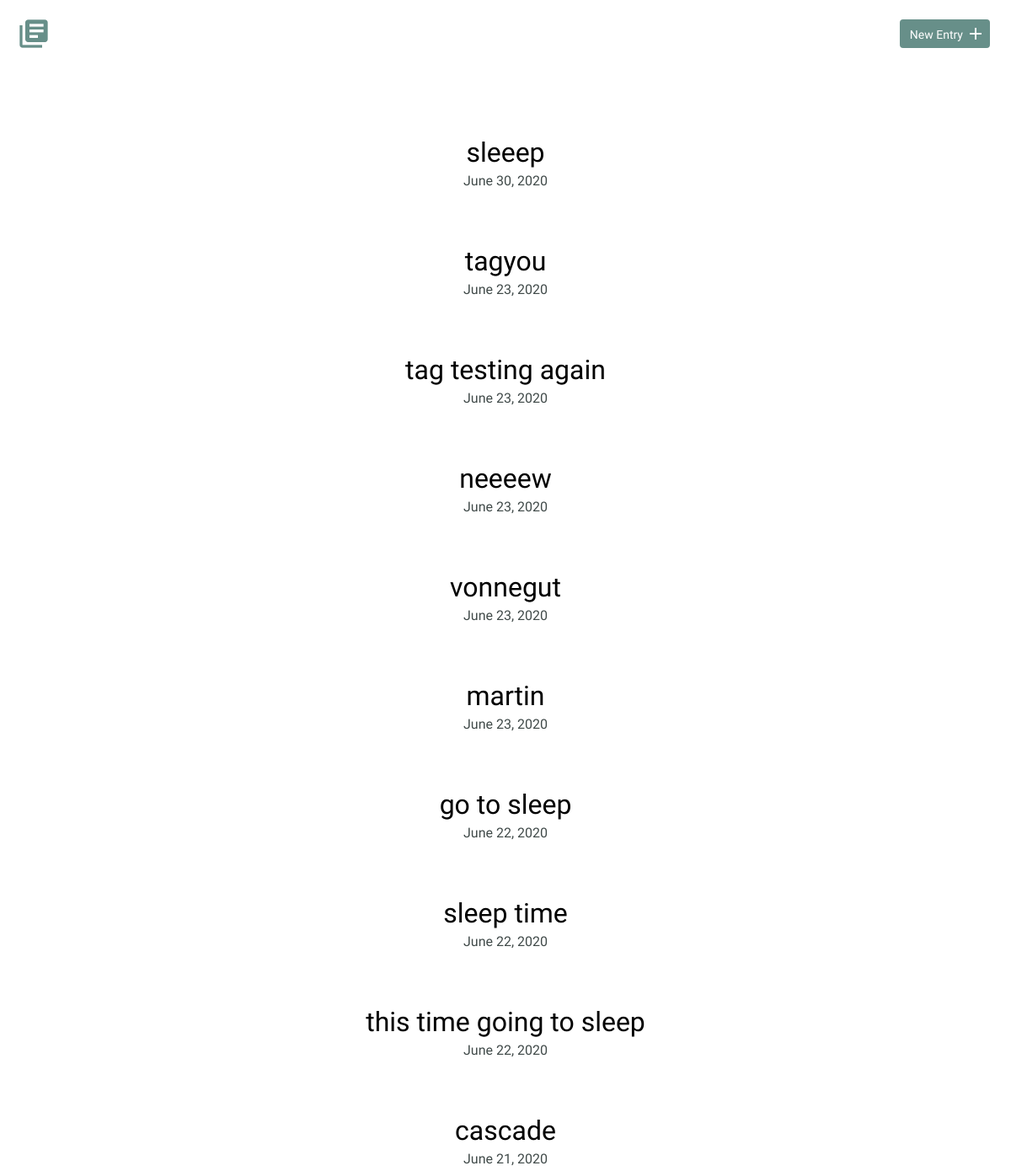
Before: / (upper part) with the older database file.
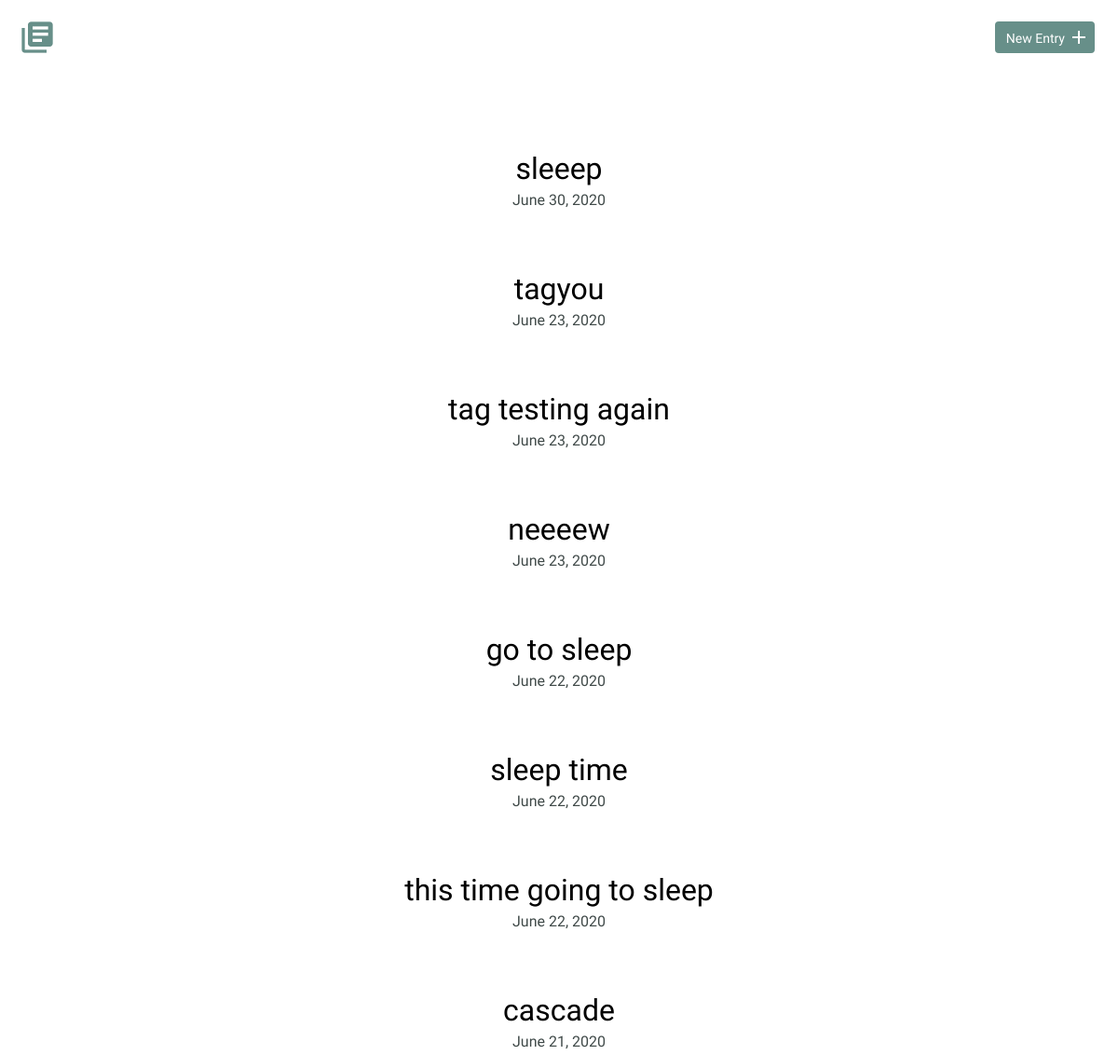
After: the same page with the newer database file.
### tables this page shows
CREATE TABLE entries (
    id         INTEGER,
    title      TEXT,
    date       TEXT,
    time_spent INTEGER,
    learned    BLOB,
    resources  BLOB,
    PRIMARY KEY (
        id
    )
);

### inc/functions.php (called while the page is built, shortened)
<?php
function getEntries() {
    include 'connection.php';
    try {
        $sql = "SELECT id, title, date FROM entries ORDER BY date DESC";
        $results = $db->query($sql);
    } catch (Exception $e) {
        echo 'error: ' . $e->getMessage();
    }
    return $results->fetchAll(PDO::FETCH_ASSOC);
}
function convertDate($date) {
    $timestamp = strtotime($date);
    $formatted_time = date('F j, Y', $timestamp);
    return $formatted_time;
}

### index.php (the view, shortened to what this page needs)
<?php
include 'inc/functions.php';
?>
<html>
    <head>
        <link rel="stylesheet" href="css/normalize.css">
        <link rel="stylesheet" href="css/site.css">
    </head>
    <body>
    <?php include 'header.php'; ?>
        <section>
            <div class="container">
                <div class="entry-list">
                    <?php
                        $entries = getEntries();
                        foreach($entries as $entry) {
                        echo "<article>";
                        echo "<h2><a href=\"detail.php?id={$entry['id']}\">{$entry['title']}</a></h2>";
                        echo "<time datetime=\"{$entry['date']}\">" . convertDate($entry['date']) . "</time>";
                        echo "</article>";
                        }
                    ?>
                </div>
            </div>
        </section>
    </body>
</html>

### header.php
<header>
    <link rel="stylesheet" href="https://cdnjs.cloudflare.com/ajax/libs/animate.css/4.0.0/animate.min.css"/>
    <div class="container">
        <div class="site-header">
            <a class="logo" href="index.php"><i class="material-icons">library_books</i></a>
            <a class="button icon-right" href="new.php"><span>New Entry</span> <i class="material-icons">add</i></a>
        </div>
    </div>
</header>

### css/site.css (style rules this page uses)
body { font-size: 16px; color: #404a49; font-family: 'Cousine', serif; font-weight: 400; }
.container { margin: 0 auto; padding: 0 25px; }
header .site-header { margin: 0 auto; height: 95px; }
header .logo i { color: #678f89; margin: 20px 0 0 -5px; float: left; font-size: 40px; }
header .button { float: right; margin: 33px 0 0 0; }
.button { padding: 8px 10px 6px 10px; background: #678f89; border: 2px solid #678f89; border-radius: 4px; text-decoration: none; color: #FFF; position: relative; text-align: center; font-size: 14px; }
.button.icon-right { padding-right: 30px; top: -10px; }
.button.icon-right i { position: absolute; top: 3px; right: 3px; }
h1, h2, h3 { margin: 0; font-weight: 400; line-height: 1em; color: #000; }
h2 { font-size: 32px; }
h2 a { text-decoration: none; color: #000; }
.entry-list, .edit-entry, .new-entry { max-width: 800px; margin: 0 auto; padding: 70px 0 150px 0; }
.entry-list article { margin-bottom: 70px; text-align: center; }
.entry-list article h2 { margin-bottom: 8px; }

Changed rows visible on the page:
removed entries: title "vonnegut", date "June 23, 2020"
removed entries: title "martin", date "June 23, 2020"
